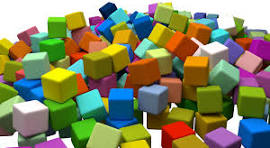
#> input picture index3.jpeg, 270 x 148 px, found by its file name
$ python 'Split&mergeColorChannels.py'
#> lines starting #> are read from the running program, lines starting #| are printed output that depends on the picture
import numpy as np
import cv2 as cv


img = cv.imread('./index3.jpeg')
#> img is the input picture: shape (148, 270, 3); mean B, G, R 99.3, 134.5, 134.3
b, g, r = cv.split(img)
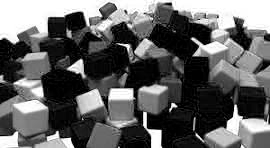
#> b: shape (148, 270); min 0, max 255, mean 99.3
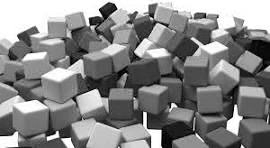
#> g: shape (148, 270); min 0, max 255, mean 134.5
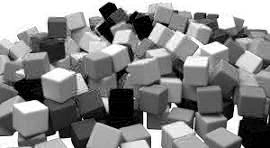
#> r: shape (148, 270); min 0, max 255, mean 134.3
zeros = np.zeros(img.shape[:2], dtype="uint8") # Black image
ones = 255*np.ones(img.shape[:2], dtype="uint8") # White image

cv.imshow("Original", img)
cv.imshow("Blue", b)
cv.imshow("Green", g)
cv.imshow("Red", r)
print(f'Image shape: {img.shape}')
#| Image shape: (148, 270, 3)

print(f'b shape: {b.shape}')
#| b shape: (148, 270)
print(f'g shape: {g.shape}')
#| g shape: (148, 270)
print(f'r shape: {r.shape}')
#| r shape: (148, 270)

cv.imshow('Merged', cv.merge([r, g, b]))
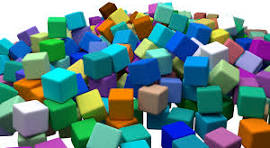
#> window 'Merged': shape (148, 270, 3); mean B, G, R 134.3, 134.5, 99.3

cv.imshow('red', cv.merge([zeros, zeros, r]))
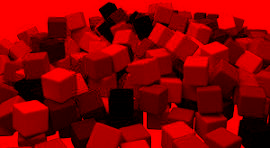
#> window 'red': shape (148, 270, 3); mean B, G, R 0, 0, 134.3
cv.imshow('green', cv.merge([zeros, g, zeros]))
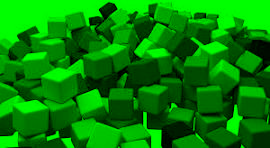
#> window 'green': shape (148, 270, 3); mean B, G, R 0, 134.5, 0
cv.imshow('blue', cv.merge([b, zeros, zeros]))
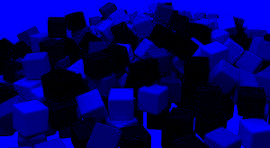
#> window 'blue': shape (148, 270, 3); mean B, G, R 99.3, 0, 0

cv.imshow('white', ones)
cv.imshow('black', zeros)

print(ones)
#> (printed output is left out)

print(zeros)
#> (printed output is left out)

cv.waitKey(0)
cv.destroyAllWindows()

$ run again, with index1.jpeg copied over index3.jpeg
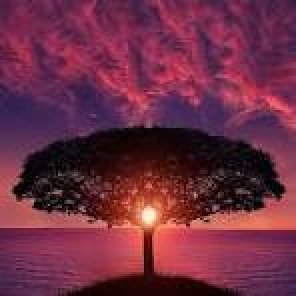
#> input picture index1.jpeg, 148 x 148 px, found by its file name (shown 2 times larger)
#> img is the input picture: shape (148, 148, 3); mean B, G, R 67, 44.6, 109.9
#| Image shape: (148, 148, 3)
#| b shape: (148, 148)
#| g shape: (148, 148)
#| r shape: (148, 148)
#> `cv.imshow('green', cv.merge([zeros, g, zeros]))`:
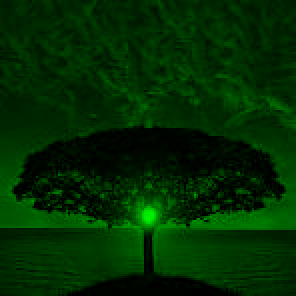
#> window 'green': shape (148, 148, 3) (shown 2 times larger); mean B, G, R 0, 44.6, 0
#> `cv.imshow('blue', cv.merge([b, zeros, zeros]))`:
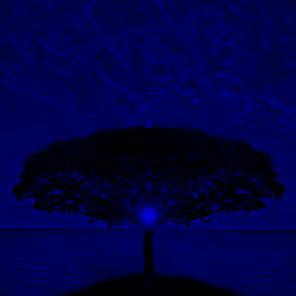
#> window 'blue': shape (148, 148, 3) (shown 2 times larger); mean B, G, R 67, 0, 0
#> (printed output is left out)
#> (printed output is left out)
